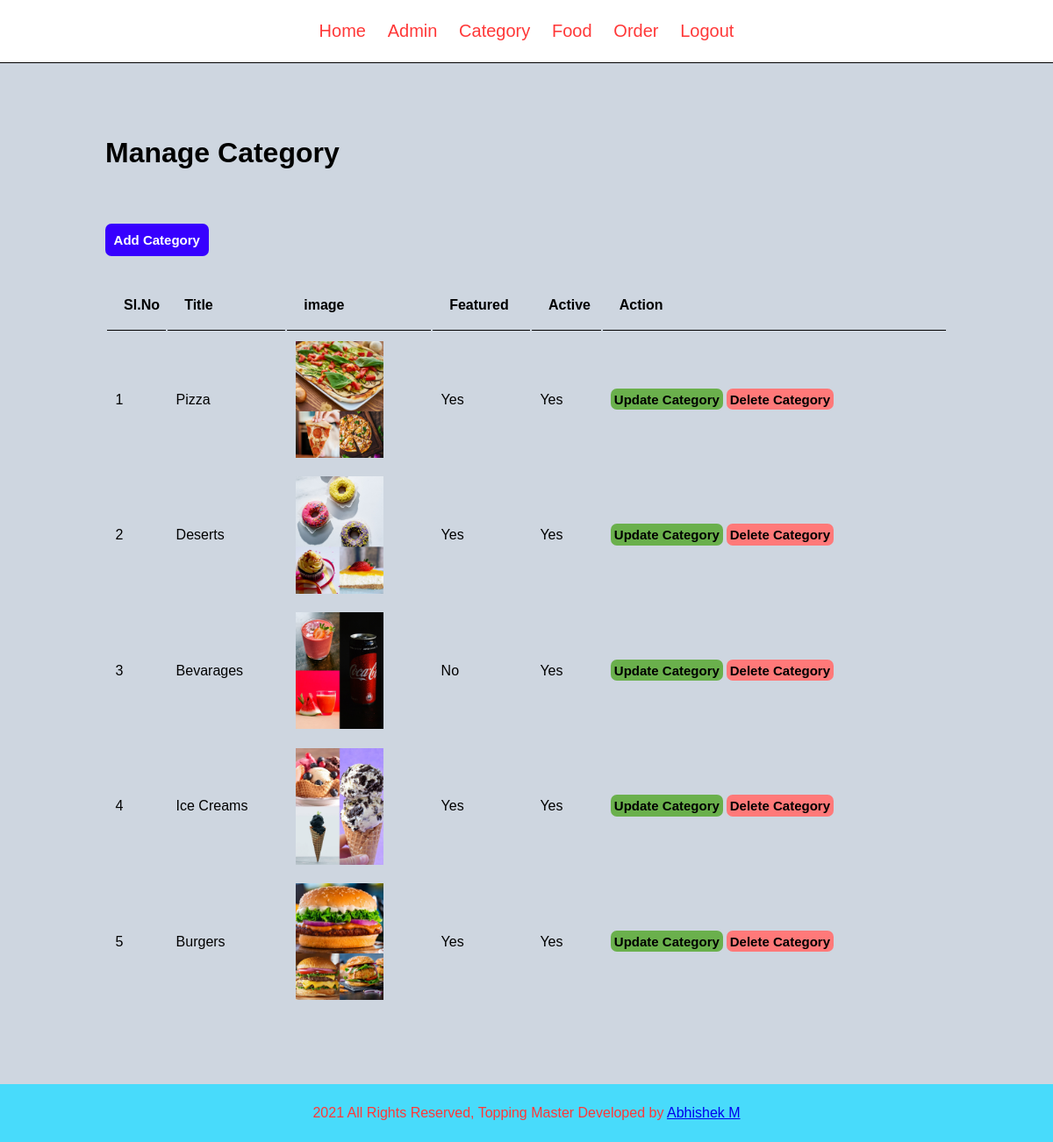
Screenshot of /admin/manage-category.php (signed in) with the database file from the repository.
### tables this page shows
CREATE TABLE `tbl_category` (
  `id` int(10) UNSIGNED NOT NULL,
  `title` varchar(100) NOT NULL,
  `image_name` varchar(255) NOT NULL,
  `featured` varchar(10) NOT NULL,
  `active` varchar(10) NOT NULL
);

### admin/manage-category.php (the view, shortened to what this page needs)
<?php include('partial/menu.php');?>
<div class="main-content">
          <div class="wrapper">
                <h1>Manage Category</h1>
                <br><br>
                <br><br>
                <a href="<?php echo SITEURL; ?>admin/add-category.php" class="btn btn-primary">Add Category</a>
                <br><br><br>
                <table class="tbl-full">
                    <tr>
                        <th> Sl.No</th>
                        <th>Title</th>
                        <th>image</th>
                        <th>Featured</th>
                        <th>Active</th>
                        <th>Action</th>
                    </tr>
                    <?php
                        $sql="SELECT * FROM tbl_category";
                        $res=mysqli_query($conn, $sql);
                        $count = mysqli_num_rows($res);
                        $sn=1;
                        if($count>0)
                        {
                            while($row = mysqli_fetch_assoc($res))
                            {
                                $id = $row['id'];
                                $title = $row['title'];
                                $image_name = $row['image_name'];
                                $featured = $row['featured'];
                                $active = $row['active'];
                                ?>
                                    <tr>
                                        <td><?php echo $sn++; ?></td>
                                        <td><?php echo $title; ?></td>
                                        <td>
                                            <?php
                                                if($image_name!="")
                                                {
                                                    ?>
                                                        <img src="<?php echo SITEURL; ?>images/category/<?php echo $image_name; ?>" width="100px">
                                                    <?php
                                                }
                                                else
                                                {
                                                    echo  "<div class='error'>Image not Found</div>";
                                                }
                                            ?>
                                        </td>
                                        <td><?php echo $featured; ?></td>
                                        <td><?php echo $active; ?></td>
                                        <td>
                                            <a href="<?php echo SITEURL; ?>admin/update-category.php?id=<?php echo $id; ?>" class="btn btn-secondary">Update Category</a>
                                            <a href="<?php echo SITEURL; ?>admin/delete-category.php?id=<?php echo $id; ?>&image_name=<?php echo $image_name; ?>" class="btn btn-danger">Delete Category</a>
                                        </td>
                                    </tr>
                                <?php
                            }
                        }
                        else
                        {
                            ?>
                            <tr>
                                <td colspan="6"><div class="error">No Category Added</div></td>
                            </tr>
                            <?php
                        }
                    ?>
                </table>
            </div>
</div>
<?php include('partial/footer.php');?>

### admin/partial/menu.php (shortened to what this page needs)
<html>
    <head>
    <link rel="stylesheet" href="../css/owner.css">
    </head>
    <body>
        <div class="menu text-center">
            <div class="wrapper">
                <ul>
                    <li><a href="main.php"> Home </a></li>
                    <li><a href="manage-admin.php"> Admin </a></li>
                    <li><a href="manage-category.php"> Category </a></li>
                    <li><a href="manage-food.php"> Food </a></li>
                    <li><a href="manage-order.php"> Order </a></li>
                    <li><a href="logout.php"> Logout </a></li>
                </ul>
            </div>
        </div>

### admin/partial/footer.php
        <div class="footer">
            <div class="wrapper">
                 <p class="text-center"> 2021 All Rights Reserved, Topping Master  Developed by <a href="#"> Abhishek M</a></p>
            </div>
        </div>
    </body>
</html>

### css/owner.css (style rules this page uses)
* { margin: 0; padding: 0; font-family: Arial, Helvetica, sans-serif; }
.wrapper { width: 80%; padding:2%; margin: 0 auto; }
.text-center { text-align: center; }
.tbl-full { width: 100%; text-align: center; }
table tr th { border-bottom: 1px solid black; padding: 2%; text-align: left; }
table tr td { padding: 1%; text-align: left; }
.btn { padding: 1%; border: none; font-size: 15px; border-radius:7px; }
.btn-primary { background-color: rgb(55, 0, 255); padding: 1%; color: white; text-decoration: none; font-weight: bold; }
.btn-secondary { background-color: #6ab04c; padding: 1%; color: black; text-decoration: none; font-weight: bold; }
.btn-danger { background-color: #ff7979; padding: 1%; color: black; text-decoration: none; font-weight: bold; }
.menu { border-bottom: 1px solid black; }
.menu ul { list-style-type: none; }
.menu ul li { display: inline; padding: 1%; }
.menu ul li a { color:#ff3838 ; text-decoration: none; font-size: 20px; }
.main-content { background-color: #ced6e0; padding: 5% 0; }
.footer { color: #ff3838; background-color: #48dbfb; }

### rows the page displays
tbl_category: title "Pizza", image_name (picture), featured "Yes", active "Yes"
tbl_category: title "Deserts", image_name (picture), featured "Yes", active "Yes"
tbl_category: title "Bevarages", image_name (picture), featured "No", active "Yes"
tbl_category: title "Ice Creams", image_name (picture), featured "Yes", active "Yes"
tbl_category: title "Burgers", image_name (picture), featured "Yes", active "Yes"
